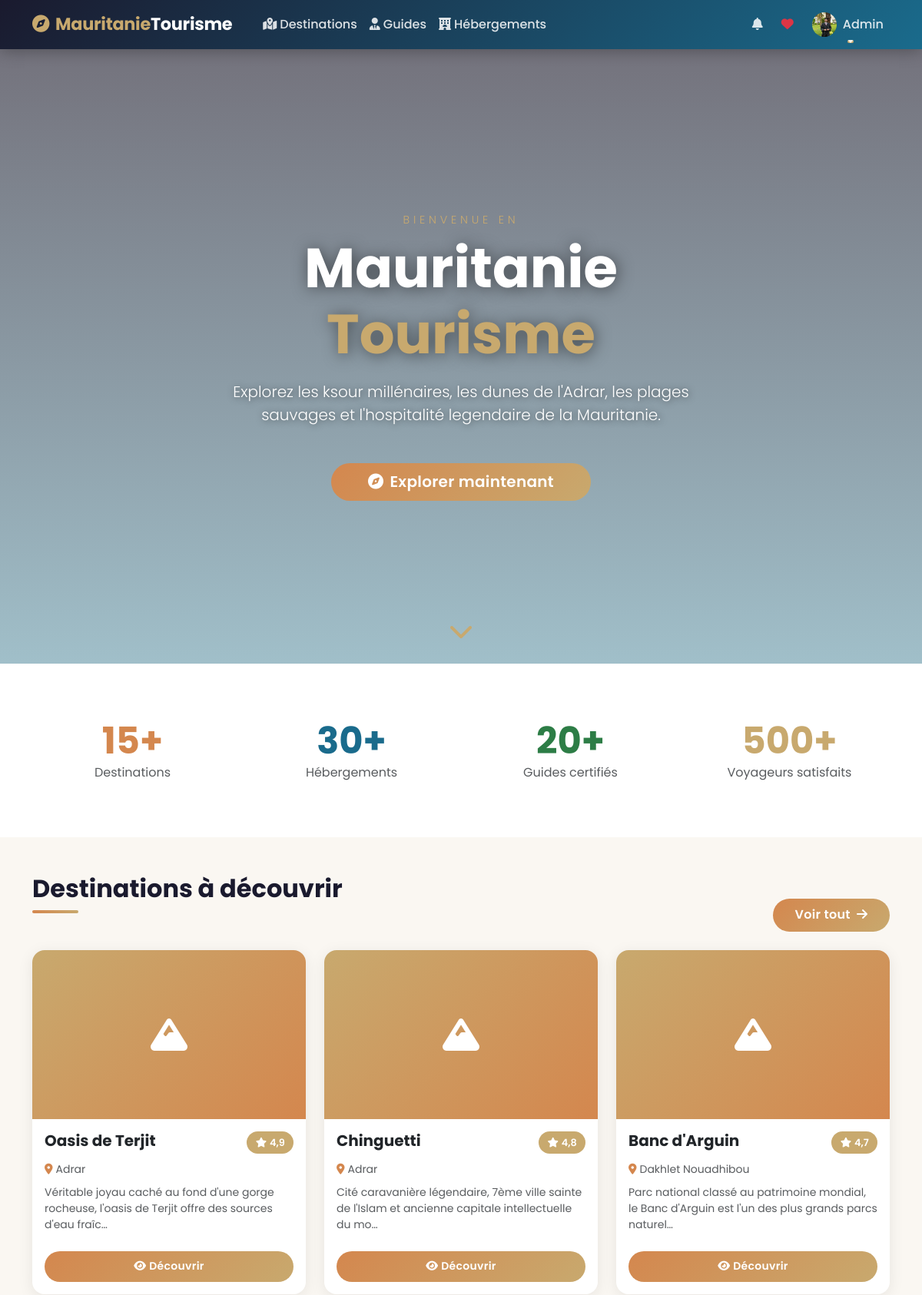
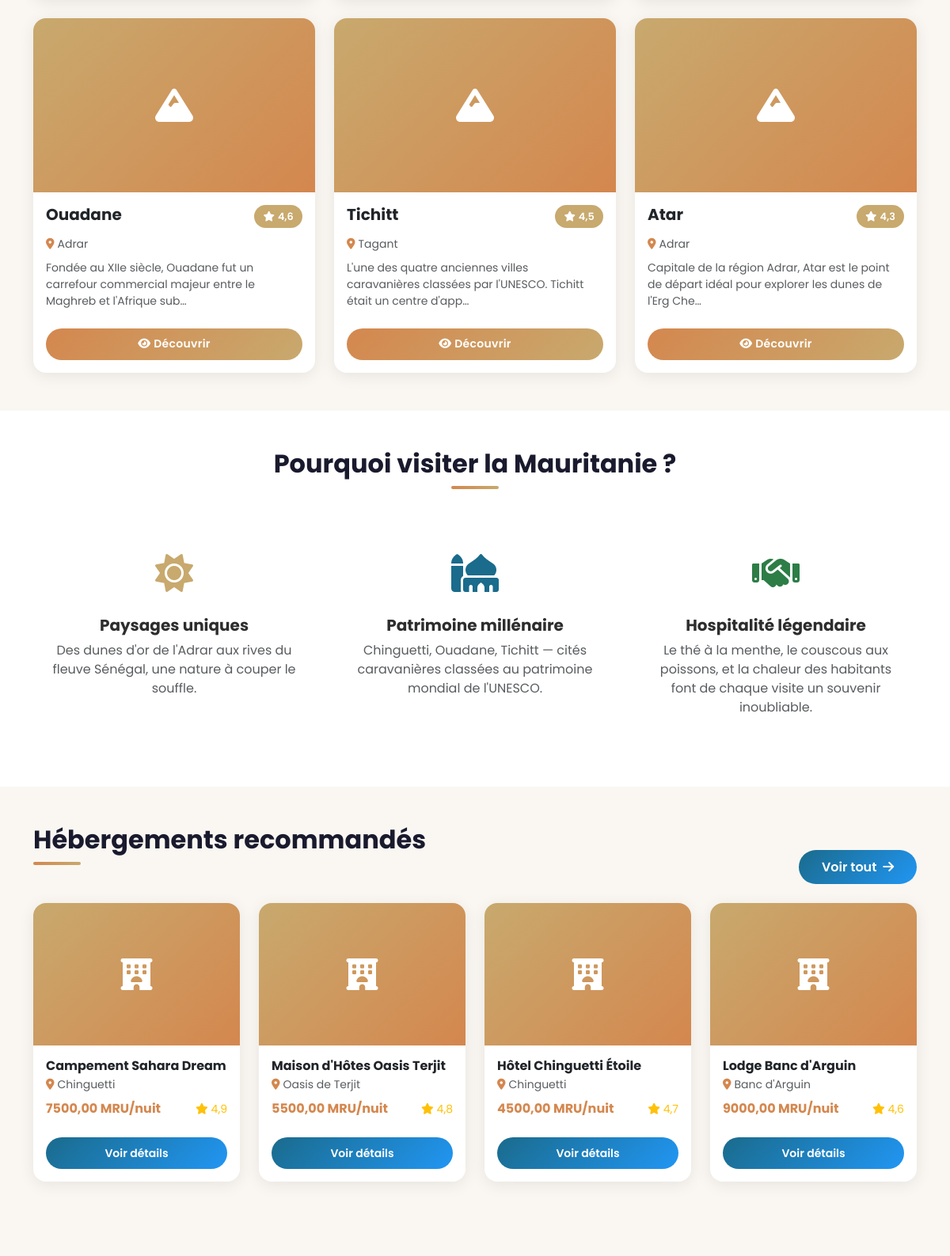
Page / (signed in, upper part) on the committed database (2 pictures, top to bottom).
### main/models.py (models this page shows, shortened)
class Utilisateur(AbstractUser):
    ROLES = [
        ('visiteur', 'Visiteur'),
        ('utilisateur', 'Utilisateur'),
        ('admin', 'Administrateur'),
    ]
    role = models.CharField(max_length=20, choices=ROLES, default='visiteur')
    telephone = models.CharField(max_length=20, blank=True, null=True)
    adresse = models.CharField(max_length=255, blank=True, null=True)
    pays = models.CharField(max_length=100, blank=True, null=True)
    photo_profil = models.ImageField(upload_to='profils/', blank=True, null=True)
    date_inscription = models.DateTimeField(auto_now_add=True)
    est_actif = models.BooleanField(default=True)
    class Meta:
        db_table = 'UTILISATEUR'
        verbose_name = 'Utilisateur'
        verbose_name_plural = 'Utilisateurs'

class Destination(models.Model):
    nom = models.CharField(max_length=200)
    description = models.TextField()
    region = models.ForeignKey(Region, on_delete=models.SET_NULL, null=True, related_name='destinations')
    latitude = models.DecimalField(max_digits=10, decimal_places=7, null=True, blank=True)
    longitude = models.DecimalField(max_digits=10, decimal_places=7, null=True, blank=True)
    image_principale = models.ImageField(upload_to='destinations/', blank=True, null=True)
    video_url = models.URLField(blank=True, null=True, help_text="URL YouTube ou autre")
    prix_entree = models.DecimalField(max_digits=10, decimal_places=2, default=0)
    est_active = models.BooleanField(default=True)
    date_creation = models.DateTimeField(auto_now_add=True)
    note_moyenne = models.DecimalField(max_digits=3, decimal_places=2, default=0)
    nb_commentaires = models.IntegerField(default=0)
    class Meta:
        db_table = 'DESTINATION'
        verbose_name = 'Destination'
        verbose_name_plural = 'Destinations'

class Region(models.Model):
    nom = models.CharField(max_length=100, unique=True)
    description = models.TextField(blank=True)
    class Meta:
        db_table = 'REGION'

class Hebergement(models.Model):
    nom = models.CharField(max_length=200)
    type_hebergement = models.ForeignKey(TypeHebergement, on_delete=models.SET_NULL, null=True)
    destination = models.ForeignKey(Destination, on_delete=models.CASCADE, related_name='hebergements')
    description = models.TextField()
    adresse = models.CharField(max_length=300)
    latitude = models.DecimalField(max_digits=10, decimal_places=7, null=True, blank=True)
    longitude = models.DecimalField(max_digits=10, decimal_places=7, null=True, blank=True)
    telephone = models.CharField(max_length=20, blank=True)
    email = models.EmailField(blank=True)
    site_web = models.URLField(blank=True)
    image_principale = models.ImageField(upload_to='hebergements/', blank=True, null=True)
    prix_nuit = models.DecimalField(max_digits=10, decimal_places=2)
    capacite = models.IntegerField(default=1)
    nb_chambres = models.IntegerField(default=1)
    est_actif = models.BooleanField(default=True)
    est_verifie = models.BooleanField(default=False)
    wifi = models.BooleanField(default=False)
    piscine = models.BooleanField(default=False)
    climatisation = models.BooleanField(default=False)
    parking = models.BooleanField(default=False)
    restaurant = models.BooleanField(default=False)
    date_creation = models.DateTimeField(auto_now_add=True)
    note_moyenne = models.DecimalField(max_digits=3, decimal_places=2, default=0)
    class Meta:
        db_table = 'HEBERGEMENT'
        verbose_name = 'Hébergement'
        verbose_name_plural = 'Hébergements'

### main/views.py (the view)
# urls.py: path('',                        views.page_accueil,         name='accueil'),
def page_accueil(request):
    destinations = Destination.objects.filter(est_active=True).order_by('-note_moyenne')[:6]
    hebergements = Hebergement.objects.filter(est_actif=True).order_by('-note_moyenne')[:4]
    guides       = Guide.objects.filter(est_disponible=True).order_by('-note_moyenne')[:4]
    return render(request, 'home/accueil.html', {
        'destinations': destinations,
        'hebergements': hebergements,
        'guides': guides,
    })

### templates/home/accueil.html (shortened to what this page needs)
{% extends 'base.html' %}
{% load static %}
{% block content %}
<section class="position-relative" style="height:100vh;overflow:hidden">
    <video autoplay muted loop playsinline class="position-absolute w-100 h-100"
           style="object-fit:cover;top:0;left:0;z-index:0">
        <source src="{% static 'videos/mauritanie_hero.mp4' %}" type="video/mp4">
    </video>
    <div class="hero-overlay position-absolute w-100 h-100" style="z-index:1"></div>
    <div class="position-relative d-flex flex-column justify-content-center align-items-center text-white text-center h-100" style="z-index:2">
        <p class="mb-2 fw-light" style="letter-spacing:.3rem;color:var(--sable);font-size:.9rem">BIENVENUE EN</p>
        <h1 class="display-2 fw-bold mb-3" style="text-shadow:2px 2px 20px rgba(0,0,0,.5)">
            Mauritanie<br>
            <span style="color:var(--sable)">Tourisme</span>
        </h1>
        <p class="lead mb-5 fw-light" style="max-width:600px;text-shadow:1px 1px 8px rgba(0,0,0,.5)">
            Explorez les ksour millénaires, les dunes de l'Adrar, les plages sauvages et l'hospitalité legendaire de la Mauritanie.
        </p>
        <div class="d-flex gap-3 flex-wrap justify-content-center">
            <a href="{% url 'destinations' %}" class="btn btn-mauritanie btn-lg px-5">
                <i class="fas fa-compass me-2"></i>Explorer maintenant
            </a>
        </div>
        <div class="position-absolute bottom-0 mb-4 animate__animated animate__bounce">
            <i class="fas fa-chevron-down fa-2x" style="color:var(--sable)"></i>
        </div>
    </div>
</section>
<section class="py-5 bg-white">
    <div class="container">
        <div class="row g-4 text-center">
            <div class="col-6 col-md-3">
                <div class="p-4">
                    <div class="display-5 fw-bold" style="color:var(--desert)">15+</div>
                    <div class="text-muted">Destinations</div>
                </div>
            </div>
            <div class="col-6 col-md-3">
                <div class="p-4">
                    <div class="display-5 fw-bold" style="color:var(--ocean)">30+</div>
                    <div class="text-muted">Hébergements</div>
                </div>
            </div>
            <div class="col-6 col-md-3">
                <div class="p-4">
                    <div class="display-5 fw-bold" style="color:var(--vert)">20+</div>
                    <div class="text-muted">Guides certifiés</div>
                </div>
            </div>
            <div class="col-6 col-md-3">
                <div class="p-4">
                    <div class="display-5 fw-bold" style="color:var(--sable)">500+</div>
                    <div class="text-muted">Voyageurs satisfaits</div>
                </div>
            </div>
        </div>
    </div>
</section>
<section class="py-5" style="background:var(--creme)">
    <div class="container">
        <div class="d-flex justify-content-between align-items-end mb-4">
            <h2 class="section-title">Destinations à découvrir</h2>
            <a href="{% url 'destinations' %}" class="btn btn-mauritanie">Voir tout <i class="fas fa-arrow-right ms-1"></i></a>
        </div>
        <div class="row g-4">
            {% for dest in destinations %}
            <div class="col-md-6 col-lg-4">
                <div class="card card-tourisme h-100">
                    {% if dest.image_principale %}
                        <img src="{{ dest.image_principale.url }}" class="card-img-top" alt="{{ dest.nom }}">
                    {% else %}
                        <div class="card-img-placeholder"><i class="fas fa-mountain"></i></div>
                    {% endif %}
                    <div class="card-body">
                        <div class="d-flex justify-content-between align-items-start mb-2">
                            <h5 class="card-title fw-bold mb-0">{{ dest.nom }}</h5>
                            <span class="badge-note"><i class="fas fa-star me-1"></i>{{ dest.note_moyenne|floatformat:1 }}</span>
                        </div>
                        {% if dest.region %}
                        <small class="text-muted"><i class="fas fa-map-marker-alt me-1" style="color:var(--desert)"></i>{{ dest.region.nom }}</small>
                        {% endif %}
                        <p class="card-text text-muted small mt-2">{{ dest.description|truncatechars:100 }}</p>
                    </div>
                    <div class="card-footer bg-transparent border-0 pb-3">
                        <a href="{% url 'destination_detail' dest.pk %}" class="btn btn-mauritanie btn-sm w-100">
                            <i class="fas fa-eye me-1"></i>Découvrir
                        </a>
                    </div>
                </div>
            </div>
            {% endfor %}
        </div>
    </div>
</section>
<section class="py-5 bg-white">
    <div class="container text-center">
        <h2 class="section-title text-center mx-auto mb-5" style="display:inline-block">Pourquoi visiter la Mauritanie ?</h2>
        <div class="row g-4">
            <div class="col-md-4">
                <div class="p-4">
                    <div class="mb-3" style="font-size:3rem;color:var(--sable)"><i class="fas fa-sun"></i></div>
                    <h5 class="fw-bold">Paysages uniques</h5>
                    <p class="text-muted">Des dunes d'or de l'Adrar aux rives du fleuve Sénégal, une nature à couper le souffle.</p>
                </div>
            </div>
            <div class="col-md-4">
                <div class="p-4">
                    <div class="mb-3" style="font-size:3rem;color:var(--ocean)"><i class="fas fa-mosque"></i></div>
                    <h5 class="fw-bold">Patrimoine millénaire</h5>
                    <p class="text-muted">Chinguetti, Ouadane, Tichitt — cités caravanières classées au patrimoine mondial de l'UNESCO.</p>
                </div>
            </div>
            <div class="col-md-4">
                <div class="p-4">
                    <div class="mb-3" style="font-size:3rem;color:var(--vert)"><i class="fas fa-handshake"></i></div>
                    <h5 class="fw-bold">Hospitalité légendaire</h5>
                    <p class="text-muted">Le thé à la menthe, le couscous aux poissons, et la chaleur des habitants font de chaque visite un souvenir inoubliable.</p>
                </div>
            </div>
        </div>
    </div>
</section>
<section class="py-5" style="background:var(--creme)">
    <div class="container">
        <div class="d-flex justify-content-between align-items-end mb-4">
            <h2 class="section-title">Hébergements recommandés</h2>
            <a href="{% url 'hebergements' %}" class="btn btn-ocean">Voir tout <i class="fas fa-arrow-right ms-1"></i></a>
        </div>
        <div class="row g-4">
            {% for heb in hebergements %}
            <div class="col-md-6 col-lg-3">
                <div class="card card-tourisme h-100">
                    {% if heb.image_principale %}
                        <img src="{{ heb.image_principale.url }}" class="card-img-top" alt="{{ heb.nom }}">
                    {% else %}
                        <div class="card-img-placeholder" style="height:180px;font-size:2.5rem"><i class="fas fa-hotel"></i></div>
                    {% endif %}
                    <div class="card-body">
                        <h6 class="fw-bold mb-1">{{ heb.nom }}</h6>
                        <small class="text-muted d-block mb-2"><i class="fas fa-map-marker-alt me-1" style="color:var(--desert)"></i>{{ heb.destination.nom }}</small>
                        <div class="d-flex justify-content-between align-items-center">
                            <span class="fw-bold" style="color:var(--desert)">{{ heb.prix_nuit }} MRU/nuit</span>
                            <span class="stars small"><i class="fas fa-star"></i> {{ heb.note_moyenne|floatformat:1 }}</span>
                        </div>
                    </div>
                    <div class="card-footer bg-transparent border-0 pb-3">
                        <a href="{% url 'hebergement_detail' heb.pk %}" class="btn btn-ocean btn-sm w-100">Voir détails</a>
                    </div>
                </div>
            </div>
            {% endfor %}
        </div>
    </div>
</section>
{% endblock %}

### templates/base.html (shortened to what this page needs)
<!DOCTYPE html>
<html lang="fr">
<head>
    <link href="https://cdn.jsdelivr.net/npm/bootstrap@5.3.0/dist/css/bootstrap.min.css" rel="stylesheet">
    <link href="https://cdnjs.cloudflare.com/ajax/libs/font-awesome/6.4.0/css/all.min.css" rel="stylesheet">
    {% load static %}
    <link rel="stylesheet" href="{% static 'css/style.css' %}">
</head>
<body>
<nav class="navbar navbar-expand-lg sticky-top">
    <div class="container">
        <a class="navbar-brand" href="{% url 'accueil' %}">
            <i class="fas fa-compass me-2"></i>Mauritanie<span>Tourisme</span>
        </a>
        <div class="collapse navbar-collapse" id="navMenu">
            <ul class="navbar-nav me-auto mb-2 mb-lg-0 ms-3">
                <li class="nav-item"><a class="nav-link" href="{% url 'destinations' %}"><i class="fas fa-map-marked-alt me-1"></i>Destinations</a></li>
                <li class="nav-item"><a class="nav-link" href="{% url 'guides' %}"><i class="fas fa-user-tie me-1"></i>Guides</a></li>
                <li class="nav-item"><a class="nav-link" href="{% url 'hebergements' %}"><i class="fas fa-hotel me-1"></i>Hébergements</a></li>
            </ul>
            <ul class="navbar-nav ms-auto align-items-center">
                {% if user.is_authenticated %}
                    <li class="nav-item me-2 position-relative">
                        <a class="nav-link" href="#" onclick="marquerLu()">
                            <i class="fas fa-bell"></i>
                        </a>
                    </li>
                    <li class="nav-item me-2">
                        <a class="nav-link" href="{% url 'mes_favoris' %}"><i class="fas fa-heart text-danger"></i></a>
                    </li>
                    <li class="nav-item dropdown">
                        <a class="nav-link dropdown-toggle d-flex align-items-center" href="#" data-bs-toggle="dropdown">
                            {% if user.photo_profil %}
                                <img src="{{ user.photo_profil.url }}" width="32" height="32" class="rounded-circle me-2" style="object-fit:cover">
                            {% else %}
                                <div class="bg-warning rounded-circle me-2 d-flex align-items-center justify-content-center" style="width:32px;height:32px;font-size:.8rem;font-weight:700">{{ user.username|first|upper }}</div>
                            {% endif %}
                            {{ user.first_name|default:user.username }}
                        </a>
                    </li>
                {% endif %}
            </ul>
        </div>
    </div>
</nav>
{% block content %}{% endblock %}
</body>
</html>

### rows in the picture
Utilisateur: photo_profil (picture), first_name "Admin"
Destination: nom "Oasis de Terjit", note_moyenne "4,9", region.nom "Adrar", description "Véritable joyau caché au fond d'une gorge rocheuse, l'oasis de Terjit offre des sources d'eau fraîc…"
Destination: nom "Chinguetti", note_moyenne "4,8", region.nom "Adrar", description "Cité caravanière légendaire, 7ème ville sainte de l'Islam et ancienne capitale intellectuelle du mo…"
Destination: nom "Banc d'Arguin", note_moyenne "4,7", region.nom "Dakhlet Nouadhibou", description "Parc national classé au patrimoine mondial, le Banc d'Arguin est l'un des plus grands parcs naturel…"
Destination: nom "Ouadane", note_moyenne "4,6", region.nom "Adrar", description "Fondée au XIIe siècle, Ouadane fut un carrefour commercial majeur entre le Maghreb et l'Afrique sub…"
Destination: nom "Tichitt", note_moyenne "4,5", region.nom "Tagant", description "L'une des quatre anciennes villes caravanières classées par l'UNESCO. Tichitt était un centre d'app…"
Destination: nom "Atar", note_moyenne "4,3", region.nom "Adrar", description "Capitale de la région Adrar, Atar est le point de départ idéal pour explorer les dunes de l'Erg Che…"
Hebergement: nom "Campement Sahara Dream", destination.nom "Chinguetti", prix_nuit "7500,00", note_moyenne "4,9"
Hebergement: nom "Maison d'Hôtes Oasis Terjit", destination.nom "Oasis de Terjit", prix_nuit "5500,00", note_moyenne "4,8"
Hebergement: nom "Hôtel Chinguetti Étoile", destination.nom "Chinguetti", prix_nuit "4500,00", note_moyenne "4,7"
Hebergement: nom "Lodge Banc d'Arguin", destination.nom "Banc d'Arguin", prix_nuit "9000,00", note_moyenne "4,6"
